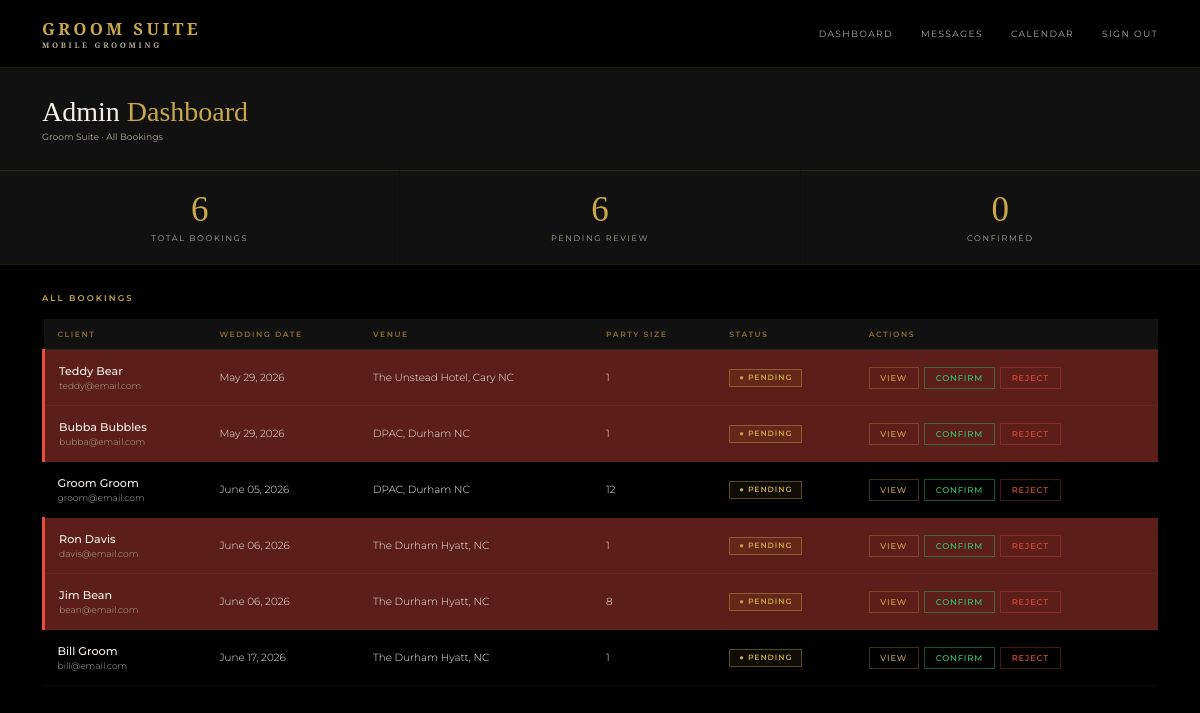
Page /admin (signed in) on the earlier database version.
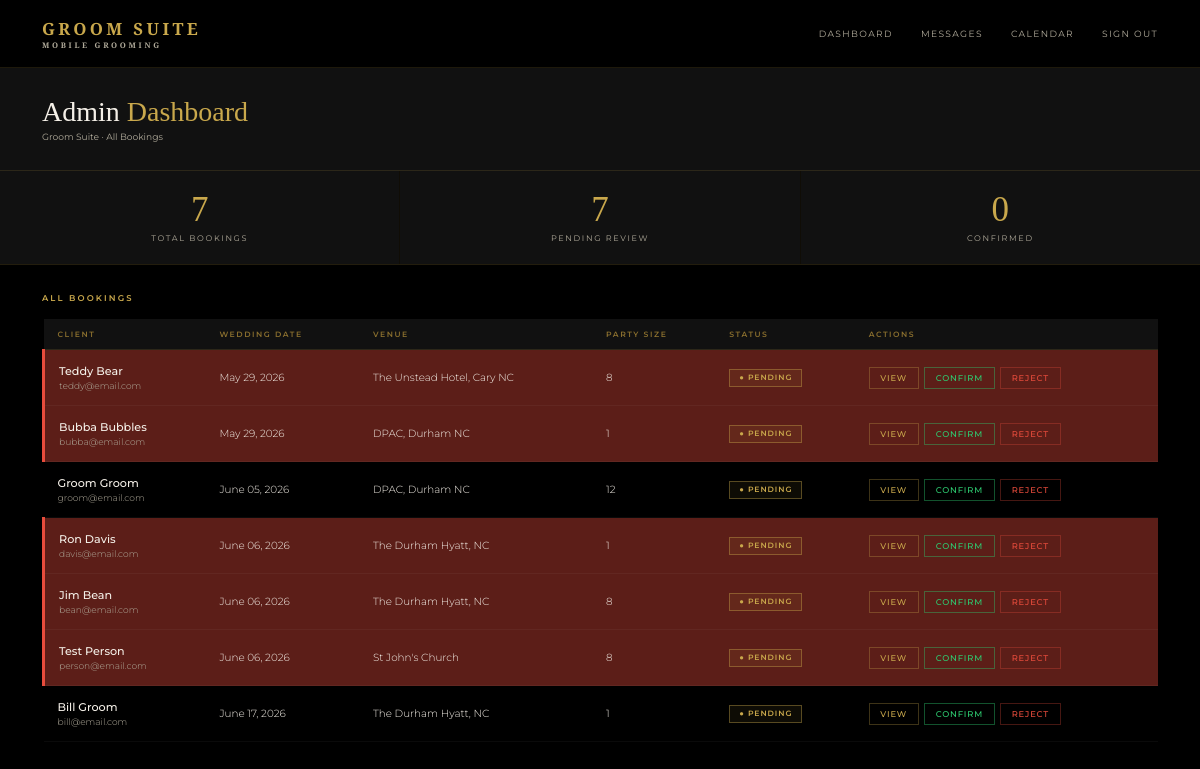
Same page on the later database version.
### models.py (models this page shows)
class Booking(db.Model):
    id = db.Column(db.Integer, primary_key=True)
    wedding_date = db.Column(db.String(50), nullable=False)
    venue = db.Column(db.String(200), nullable=False)
    start_time = db.Column(db.String(20))
    party_size = db.Column(db.Integer, default=1)
    package = db.Column(db.String(100))
    addons = db.Column(db.String(200))
    notes = db.Column(db.Text)
    status = db.Column(db.String(20), default='pending')
    created_at = db.Column(db.DateTime, default=datetime.utcnow)
    user_id = db.Column(db.Integer, db.ForeignKey('user.id'), nullable=False)
    party_members = db.relationship('PartyMember', backref='booking', lazy=True)
    messages = db.relationship('Message', backref='booking_messages', lazy=True, foreign_keys='Message.booking_id')

class User(UserMixin, db.Model):
    id = db.Column(db.Integer, primary_key=True)
    name = db.Column(db.String(100), nullable=False)
    email = db.Column(db.String(120), unique=True, nullable=False)
    password = db.Column(db.String(200), nullable=False)
    role = db.Column(db.String(20), default='client')
    phone = db.Column(db.String(20))
    password_changed = db.Column(db.Boolean, default=False)
    bookings = db.relationship('Booking', backref='client', lazy=True)

### routes.py (the view)
    @app.route('/admin')
    @login_required
    @admin_required
    def admin_dashboard():
        bookings = Booking.query.order_by(Booking.wedding_date).all()
        total = len(bookings)
        pending = len([b for b in bookings if b.status == 'pending'])
        confirmed = len([b for b in bookings if b.status == 'confirmed'])
        from collections import Counter
        date_counts = Counter(b.wedding_date for b in bookings)
        conflict_dates = {date for date, count in date_counts.items() if count > 1}
        return render_template('admin/dashboard.html',
            bookings=bookings,
            total=total,
            pending=pending,
            confirmed=confirmed,
            conflict_dates=conflict_dates)

### app.py (called while the page is built)
@app.template_filter('format_date')
def format_date(value):
    try:
        return datetime.strptime(value, '%Y-%m-%d').strftime('%B %d, %Y')
    except:
        return value

### auth.py (called while the page is built)
def register_routes(app, login_manager):
    @login_manager.user_loader
    def load_user(user_id):
        return db.session.get(User, int(user_id))
    @app.route('/login', methods=['GET', 'POST'])
    def login():
        if request.method == 'POST':
            email = request.form.get('email')
            password = request.form.get('password')
            user = User.query.filter_by(email=email).first()
            if user and check_password_hash(user.password, password):
                login_user(user)
                if user.role == 'admin':
                    return redirect(url_for('index'))
                return redirect(url_for('portal'))
            flash('Invalid email or password')
        return render_template('login.html')
    @app.route('/logout')
    @login_required
    def logout():
        logout_user()
        return redirect(url_for('index'))

### templates/admin/dashboard.html (shortened to what this page needs)
{% extends 'base.html' %}
{% block content %}
<div class="admin-header">
  <div>
    <h1 class="admin-title">Admin <span>Dashboard</span></h1>
    <p class="admin-meta">Groom Suite · All Bookings</p>
  </div>
</div>
<div class="stats-bar">
  <div class="stat-card">
    <div class="stat-value">{{ total }}</div>
    <div class="stat-label">Total Bookings</div>
  </div>
  <div class="stat-card">
    <div class="stat-value">{{ pending }}</div>
    <div class="stat-label">Pending Review</div>
  </div>
  <div class="stat-card">
    <div class="stat-value">{{ confirmed }}</div>
    <div class="stat-label">Confirmed</div>
  </div>
</div>
<div class="admin-body">
  <div class="table-header">
    <div class="table-title">All Bookings</div>
  </div>
  {% if bookings %}
  <table class="bookings-table">
    <thead>
      <tr>
        <th>Client</th>
        <th>Wedding Date</th>
        <th>Venue</th>
        <th>Party Size</th>
        <th>Status</th>
        <th>Actions</th>
      </tr>
    </thead>
    <tbody>
      {% for booking in bookings %}
      <tr class="{% if booking.wedding_date in conflict_dates %}conflict-row{% endif %}">
        <td>
          <div class="client-name">{{ booking.client.name }}</div>
          <div class="client-email">{{ booking.client.email }}</div>
        </td>
        <td>{{ booking.wedding_date | format_date }}</td>
        <td>{{ booking.venue }}</td>
        <td>{{ booking.party_size }}</td>
        <td>
          <span class="badge badge-{{ booking.status }}">
            ● {{ booking.status|capitalize }}
          </span>
        </td>
        <td>
          <div class="action-btns">
            <a href="{{ url_for('booking_detail', id=booking.id) }}" class="action-btn action-view">
              View
              {% set unread = booking.messages | selectattr('read', 'equalto', False) | selectattr('sender_id', 'ne', current_user.id) | list | length %}
            </a>
            {% if booking.status == 'pending' %}
            <a href="{{ url_for('confirm_booking', id=booking.id) }}" class="action-btn action-confirm">Confirm</a>
            <a href="{{ url_for('reject_booking', id=booking.id) }}" class="action-btn action-reject">Reject</a>
            {% endif %}
          </div>
        </td>
      </tr>
      {% endfor %}
    </tbody>
  </table>
  {% else %}
  <div class="empty-state">
    <p>No bookings yet. They'll appear here once clients submit inquiries.</p>
  </div>
  {% endif %}
</div>
{% endblock %}

Differences in the rows shown:
changed Booking "The Unstead Hotel, Cary NC": party_size "1" → "8"
added Booking: client.name "Test Person", client.email "person@email.com", wedding_date "June 06, 2026", venue "St John's Church", party_size "8", status "PENDING"
Other differences:
{{ total }}: "6" → "7"
{{ pending }}: "6" → "7"
